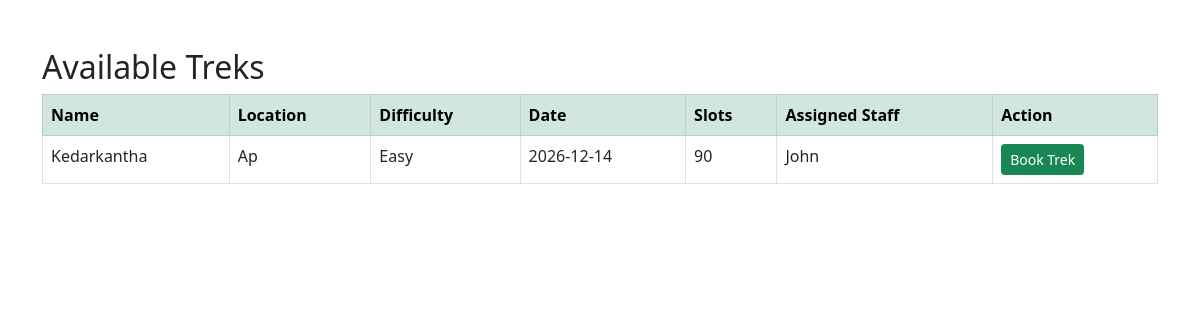
The page /user/treks (signed in) on the database as committed earlier.
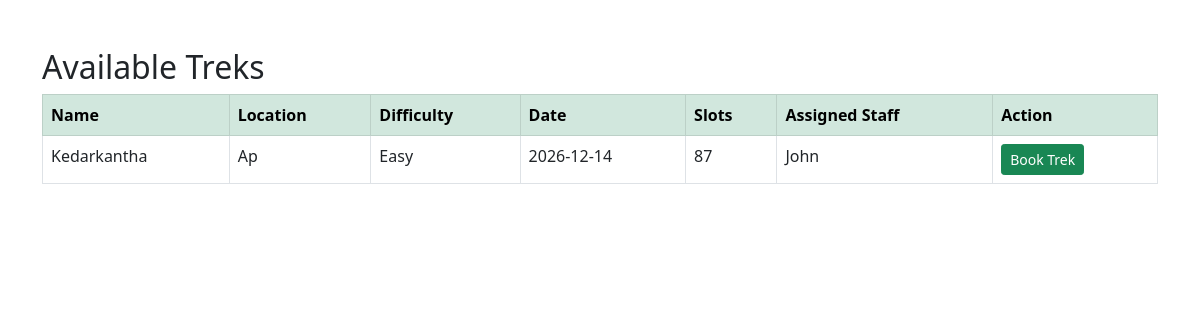
The same page on the database as committed later.
### applications/models.py (models this page shows, shortened)
class Trek(db.Model):
    __tablename__ = "treks"
    id = db.Column(db.Integer, primary_key=True)
    name = db.Column(db.String(100), nullable=False)
    location = db.Column(db.String(100), nullable=False)
    difficulty = db.Column(db.String(20), nullable=False)
    date = db.Column(db.Date, nullable=False)
    slots = db.Column(db.Integer, nullable=False)
    status = db.Column(db.String(20), default="Open")
    assigned_staff_id = db.Column(db.Integer, db.ForeignKey("users.id"))
    assigned_staff = db.relationship("User", backref="assigned_treks")

class User(db.Model):
    __tablename__ = "users"
    id = db.Column(db.Integer, primary_key=True)
    username = db.Column(db.String(100), nullable=False)
    email = db.Column(db.String(120), unique=True, nullable=False)
    password = db.Column(db.String(255), nullable=False)
    role = db.Column(db.String(20), nullable=False)
    active = db.Column(db.Boolean, default=True)
    approved = db.Column(db.Boolean, default=False)

### applications/routes/dashboard.py (the view)
@dashboard.route("/user/treks")
def user_treks():
    if "user_id" not in session:
        return redirect(url_for("auth.login"))
    if session["role"] != "user":
        return "Access Denied"
    treks = Trek.query.filter_by(status="Open").all()
    return render_template(
        "user_treks.html",
        treks=treks
    )

### applications/templates/user_treks.html (shortened to what this page needs)
<!DOCTYPE html>
<html>
<head>
    <link href="https://cdn.jsdelivr.net/npm/bootstrap@5.0.2/dist/css/bootstrap.min.css" rel="stylesheet">
</head>
<body>
<div class="container mt-5">
    <h2>Available Treks</h2>
    <table class="table table-bordered table-hover">
        <thead class="table-success">
            <tr>
                <th>Name</th>
                <th>Location</th>
                <th>Difficulty</th>
                <th>Date</th>
                <th>Slots</th>
                <th>Assigned Staff</th>
                <th>Action</th>
            </tr>
        </thead>
        <tbody>
        {% for trek in treks %}
            <tr>
                <td>{{ trek.name }}</td>
                <td>{{ trek.location }}</td>
                <td>{{ trek.difficulty }}</td>
                <td>{{ trek.date }}</td>
                <td>{{ trek.slots }}</td>
                <td>
                    {% if trek.assigned_staff %}
                        {{ trek.assigned_staff.username }}
                    {% else %}
                        Not Assigned
                    {% endif %}
                </td>
                <td>
                    <a href="{{ url_for('dashboard.book_trek', trek_id=trek.id) }}"
                        class="btn btn-success btn-sm">
                        Book Trek
                    </a>
                </td>
            </tr>
        {% endfor %}
        </tbody>
    </table>
</div>
</body>
</html>

Rows that differ between the two databases and show on the page:
changed Trek "Kedarkantha": slots "90" → "87"
